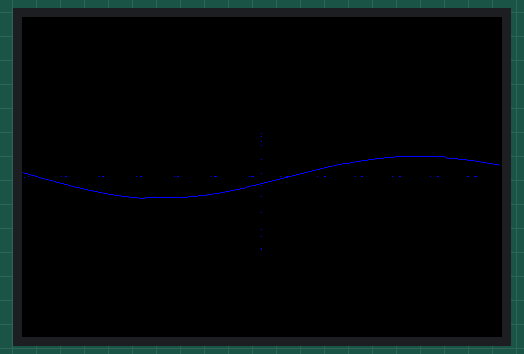
This sketch was run on a simulated Arduino Uno, built with avr-gcc and run on an emulated ATmega328P. Parts: 480×320 colour display.

Above: at 1.9 s.
At 16.0 s:
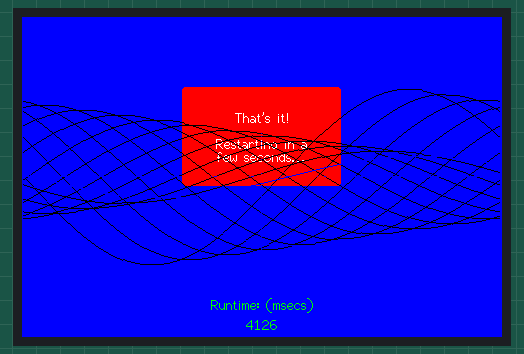
At 18.05 s:
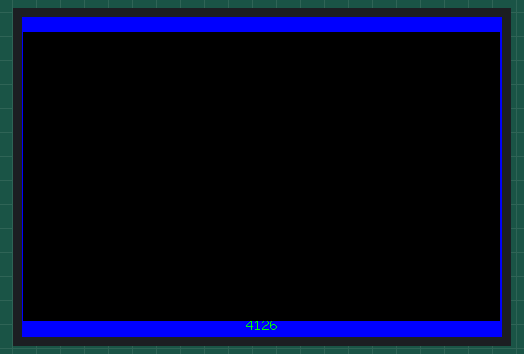
At 32.6 s:
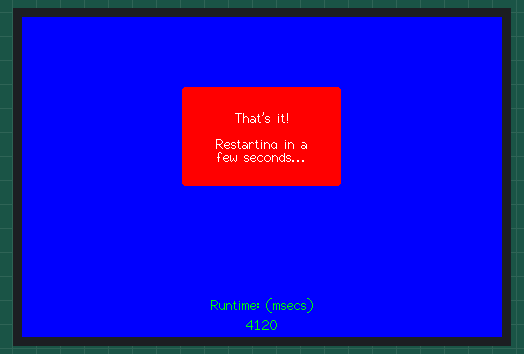

Measured:
- what the display in image 1 shows lasts 2.0 s, from 16.0 s to 18.0 s

The sketch:

20171201_Mega_Graph.ino
```cpp
// Demo based on:
// UTFT_Demo by Henning Karlsen
// web: http://www.henningkarlsen.com/electronics
/*

 The delay between tests is set to 0. The tests run so fast you will need to
 change the WAIT value below to see what is being plotted!

 This sketch uses the GLCD and font 2 only.

 Make sure all the required fonts are loaded by editting the
 User_Setup.h file in the TFT_ILI9341 library folder.

 If using an UNO or Mega (ATmega328 or ATmega2560 processor) then for best
 performance use the F_AS_T option found in the User_Setup.h file in the
 TFT_ILI9341 library folder.

  #########################################################################
  ###### DON'T FORGET TO UPDATE THE User_Setup.h FILE IN THE LIBRARY ######
  ######            TO SELECT THE FONTS YOU USE, SEE ABOVE           ######
  #########################################################################
 */


//Colors

#define LTBLUE    0xB6DF
#define LTTEAL    0xBF5F
#define LTGREEN   0xBFF7
#define LTCYAN    0xC7FF
#define LTRED     0xFD34
#define LTMAGENTA 0xFD5F
#define LTYELLOW  0xFFF8
#define LTORANGE  0xFE73
#define LTPINK    0xFDDF
#define LTPURPLE  0xCCFF
#define LTGREY    0xE71C

#define BLUE      0x001F
#define TEAL      0x0438
#define GREEN     0x07E0
#define CYAN      0x07FF
#define RED       0xF800
#define MAGENTA   0xF81F
#define YELLOW    0xFFE0
#define ORANGE    0xFC00
#define PINK      0xF81F
#define PURPLE    0x8010
#define GREY      0xC618
#define WHITE     0xFFFF
#define BLACK     0x0000

#define DKBLUE    0x000D
#define DKTEAL    0x020C
#define DKGREEN   0x03E0
#define DKCYAN    0x03EF
#define DKRED     0x6000
#define DKMAGENTA 0x8008
#define DKYELLOW  0x8400
#define DKORANGE  0x8200
#define DKPINK    0x9009
#define DKPURPLE  0x4010
#define DKGREY    0x4A49


// Delay between demo pages
#define WAIT 2000 // Delay between tests, set to 0 to demo speed, 2000 to see what it does!

#define CENTRE 240

#include <TFT_HX8357.h> // Hardware-specific library

TFT_HX8357 tft = TFT_HX8357();       // Invoke custom library

#define TFT_GREY 0x7BEF

uint32_t runTime = 0;

void setup()
{
  randomSeed(analogRead(0));
  Serial.begin(38400);
// Setup the LCD
  tft.init();
  tft.setRotation(1);


}

void loop()
{
  int buf[478];
  int x, x2;
  int y, y2;
  int r;

  runTime = millis();


// Draw a moving sinewave
int col = 0;
  x=1;
  for (int i=1; i<(477*15); i++)
  {
    x++;
    if (x==478)
      x=1;
    if (i>478)
    {
      if ((x==239)||(buf[x-1]==159))
        col = TFT_BLUE;
      else
        tft.drawPixel(x,buf[x-1],TFT_BLACK);
    }
    y=159+(sin(((i*0.7)*3.14)/180)*(90-(i / 100)));
    tft.drawPixel(x,y, TFT_BLUE);
    buf[x-1]=y;
  }

  delay(WAIT);

  tft.fillRect(1,15,478-1,304-15,TFT_BLACK);


  tft.fillRect(0, 0, 480, 320, TFT_BLUE);

  tft.fillRoundRect(160, 70, 319-160, 169-70, 3,TFT_RED);

  tft.setTextColor(TFT_WHITE,TFT_RED);
  tft.drawCentreString("That's it!", CENTRE, 93,2);
  tft.drawCentreString("Restarting in a", CENTRE, 119, 2);
  tft.drawCentreString("few seconds...", CENTRE, 132, 2);

  tft.setTextColor(TFT_GREEN,TFT_BLUE);
  tft.drawCentreString("Runtime: (msecs)", CENTRE, 280, 2);
  tft.setTextDatum(TC_DATUM);
  runTime = millis()-runTime;
  tft.drawNumber(runTime, CENTRE, 300,2);
  tft.setTextDatum(TL_DATUM);
  delay (10000);
}
```
